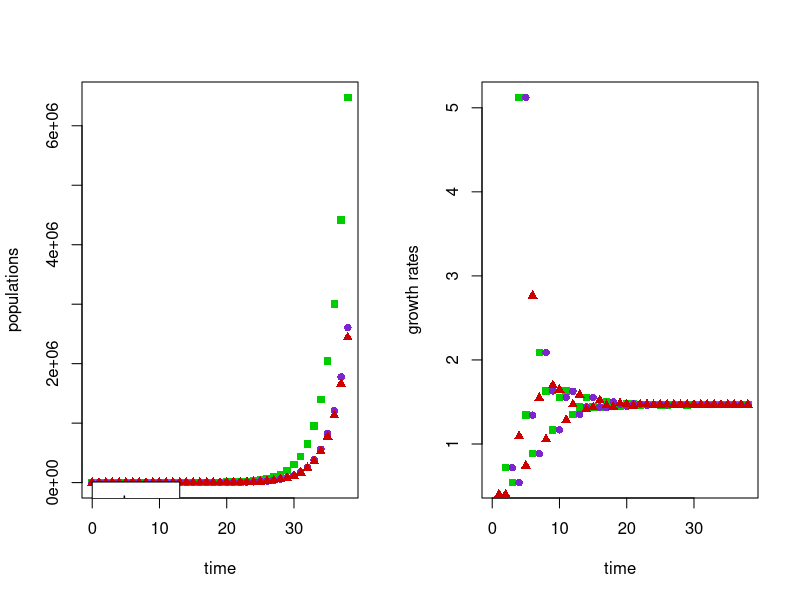

R code for this plot:
##
## General note on program comments:
##
## Comments with "##" are standard to all my programs.
## Comments with "#" are descriptive of the specific program.
## Comments with "#." are lines of program code that can be used by deleting the "#.".
##

##
## General note on program structure:
## 
## It is generally best to look at the program elements in this order:
##  1. INTRODUCTION
##  2. OUTPUT
##  3. DATA
##  4. INITIALIZATION
##  5. MAIN PROGRAM
##  6. FUNCTIONS
##

##
## INTRODUCTION
##

# This program simulates the growth of the boxbug population
#   using a stage-structured model.
# This version assumes an initial population of adults only.
#   Some simple changes are needed for the more general case.

##
## DATA
##
## Import any data from files.
## Give values to any fixed parameters.
##

f <- 3.05    # average number of offspring per adult per day
p <- 0.591  # fraction of larvae that pupate each day
a <- 0.4  # fraction of adults that survive each day
s <- 0.3181  #fraction of larvae that come back as larvae
A0 <- 3   # initial number of adults (0 larvae and pupae)
#	[* L0 and P0 need to be defined if not 0. *]
T <- 38   # total number of days

##
## INITIALIZATION
##
## Set up any running variables that need to have a starting value.
## Create any needed data structures.
##

L <- array(0,dim=T+1)	# L[i] is larvae population at time i-1
P <- array(0,dim=T+1)	# P[i] is pupae population at time i-1
A <- array(0,dim=T+1)	# A[i] is adult population at time i-1
A[1] <- A0

#	[* L[1] and P[1] need to be set if not 0. *]
# Stuff to add to do ratios:


RA <- array(0,dim=T)	# RA[j] is A at time j / A at time j-1
RL <- array(0,dim=T)	# RL[j] is L at time j / L at time j-1
RP <- array(0,dim=T)	# RP[j] is P at time j / P at time j-1



##
## FUNCTIONS
##
## Define any functions that the main program requires.
## Calculations that need to repeated at different points of a program should be
##   coded as functions.
##

# No functions are required.

##
## MAIN PROGRAM
##
## Perform the computations, using functions as needed.
##

# Simulation

for (t in 1:T){	# new time value
	n <- t 	# list position of the old population value
	i <- t+1	# list position of the new population value
	L[i] <- s*L[n]+f*A[n] 
	P[i] <- p*L[n]
	A[i] <- a*A[n]+P[n]
	
	j <- t      # list position of the new ratio value

	RA[j] <- A[i]/A[n]
	if (t>1) RL[j] <- L[i]/L[n]	# else old population could be 0
	if (t>2) RP[j] <- P[i]/P[n]	# else old population could be 0
#	[* The above conditions should be removed if P0 and L0 not 0. *]

}

##
## OUTPUT
##
## Create any needed graphs.
## Display key results.
##

par(mfrow=c(1,2))

# plot 1

plot(0:T, L, pch=15, col="green3", xlab="time", ylab="populations")
points(0:T, P, pch=16, col="purple3")
points(0:T, A, pch=17, col="red3")
legend(0,10000,legend=c("Larvae","Pupae","Adults"),pch=c(15,16,17),col=c("green3","purple3","red3"))
#	[* The legend location may need to be adjusted. *]



# plot 2

plot(2:T, RL[2:T], pch=15, xlim=(c(0,T)), col="green3", xlab="time", ylab="growth rates")
points(3:T, RP[3:T], pch=16, col="purple3")
#	[* The x values in the above should both be 1:T if P0 and L0 not 0. *]
points(1:T, RA, pch=17, col="red3")
legend(1,28,legend=c("Larvae","Pupae","Adults"),pch=c(15,16,17),col=c("green3","purple3","red3"))
#	[* The legend location may need to be adjusted. *]

